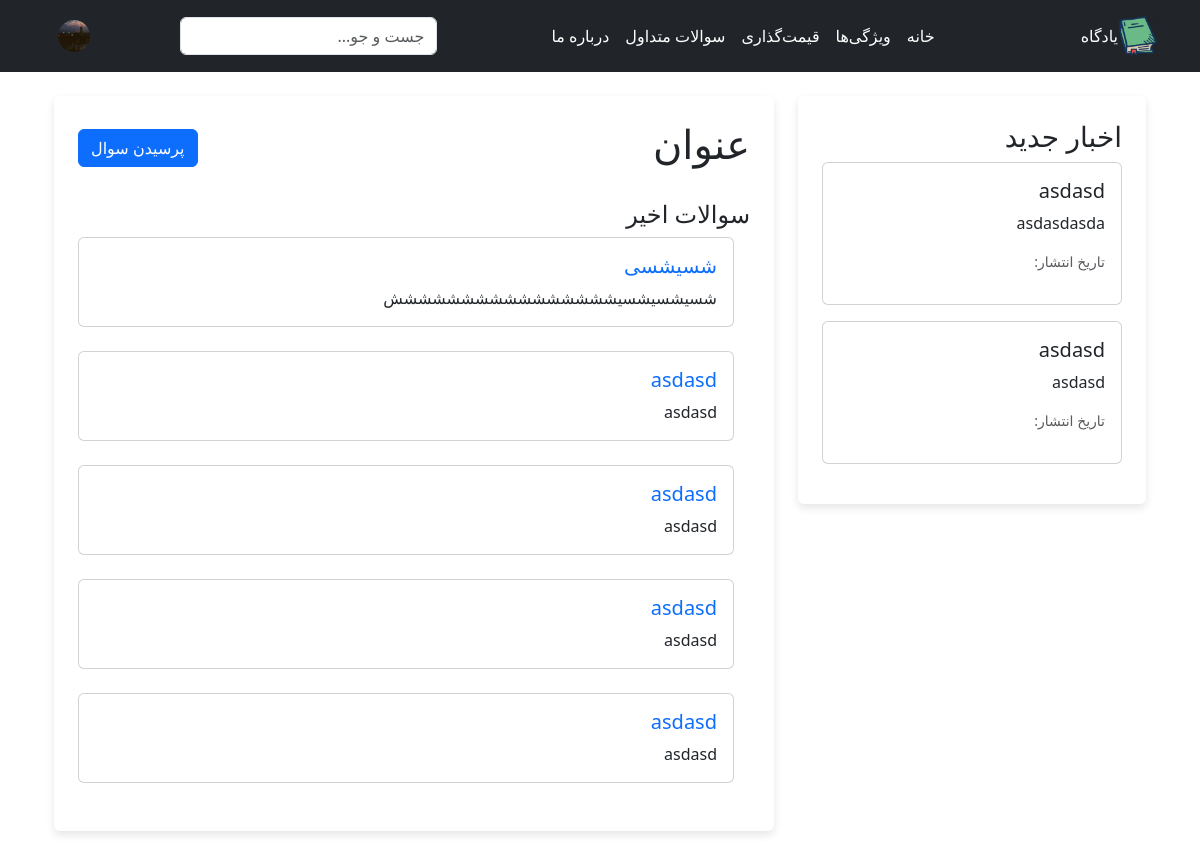
The app's page / (signed in) with its own data.
### home/models.py (models this page shows, shortened)
class UserProfile(models.Model):
    user = models.OneToOneField(User, on_delete=models.CASCADE)
    first_name = models.CharField(max_length=30, blank=True)
    last_name = models.CharField(max_length=30, blank=True)
    avatar = models.ImageField(upload_to='avatars/', blank=True, null=True)

class News(models.Model):
    title = models.CharField(max_length=200, verbose_name="News Title")
    content = models.TextField(verbose_name="Content")
    published_at = models.DateTimeField(auto_now_add=True, verbose_name="Published Date")
    is_active = models.BooleanField(default=True, verbose_name="Is Active")
    author = models.ForeignKey(User, on_delete=models.CASCADE, related_name="news", verbose_name="Author")

class Question(models.Model):
    title = models.CharField(max_length=255)
    content = models.TextField()
    created_at = models.DateTimeField(auto_now_add=True)
    user = models.ForeignKey(User, on_delete=models.CASCADE, related_name="questions")

### home/views.py (the view)
# urls.py: path("", home_view, name="index"),  # Home page
def home_view(request):
    questions = Question.objects.all().order_by('-created_at')[:5]
    news_items = News.objects.filter(is_active=True).order_by('-published_at')[:5]
    return render(request, 'index.html', {'questions': questions, 'news_items': news_items})

### home/templatetags/custom_filters.py (called while the page is built)
@register.filter
def jalali_date(value):
    if value:
        return jdatetime.date.fromgregorian(date=value).strftime("%d %B")
    return value

### home/templates/index.html (shortened to what this page needs)
{% extends 'base.html' %}
{% block content %}
{% load custom_filters %}
<div class="container my-4">
    <div class="row">
        <div class="col-md-4 mb-4">
            <div class="news-section shadow-box p-4 rounded">
                <h3>اخبار جدید</h3>
                {% if news_items %}
                    {% for news in news_items %}
                        <div class="card mb-3">
                            <div class="card-body">
                                <h5 class="card-title">{{ news.title }}</h5>
                                <p class="card-text">{{ news.content|truncatewords:20 }}</p>
                                <p class="text-muted small">تاریخ انتشار: {{ news.published_at|jalali_date }}</p>
                            </div>
                        </div>
                    {% endfor %}
                {% else %}
                    <p>هیچ خبری در حال حاضر موجود نیست.</p>
                {% endif %}
            </div>
        </div>
        <div class="col-md-8">
            <div class="main-content shadow-box p-4 rounded">
                <div class="d-flex justify-content-between align-items-center mb-4">
                    <h1>عنوان</h1>
                    {% if user.is_authenticated %}
                        <a href="{% url 'ask_question' %}" class="btn btn-primary">پرسیدن سوال</a>
                    {% else %}
                        <p>برای پرسیدن سوال، لطفاً <a href="{% url 'login' %}">وارد حساب کاربری خود شوید</a>.</p>
                    {% endif %}
                </div>
                <h4>سوالات اخیر</h4>
                <div id="recent-questions">
                    {% if questions %}
                        {% for question in questions %}
                            <div class="d-flex mb-4">
                                <div class="card flex-grow-1">
                                    <div class="card-body">
                                        <h5 class="card-title">
                                            <a href="{% url 'question_detail' question.id %}" class="text-decoration-none text-primary">{{ question.title }}</a>
                                        </h5>
                                        <p class="card-text">{{ question.content|truncatewords:20 }}</p>
                                    </div>
                                </div>
                            </div>
                        {% endfor %}
                    {% else %}
                        <p>هیچ سوالی ارسال نشده است.</p>
                    {% endif %}
                </div>
            </div>
        </div>
    </div>
</div>
{% endblock %}

### home/templates/base.html (shortened to what this page needs)
<!DOCTYPE html>
<html lang="fa">
<head>
    {% load static %}
    {% load bootstrap5 %}
    {% bootstrap_css %}
</head>
<body dir="rtl">
    <header class="p-3 bg-dark text-white">
        <div class="container">
            <div class="d-flex flex-wrap align-items-center justify-content-between">
                <a href="/" class="d-flex align-items-center mb-2 mb-lg-0 text-white text-decoration-none">
                    <img src="{% static 'favicon.ico' %}" alt="یادگاه لوگو" width="40" height="40">
                    <span class="ms-2">یادگاه</span>
                </a>
                <ul class="nav col-12 col-lg-auto mb-2 mb-lg-0 justify-content-center">
                    <li><a href="#" class="nav-link px-2 text-white">خانه</a></li>
                    <li><a href="#" class="nav-link px-2 text-white">ویژگی‌ها</a></li>
                    <li><a href="#" class="nav-link px-2 text-white">قیمت‌گذاری</a></li>
                    <li><a href="#" class="nav-link px-2 text-white">سوالات متداول</a></li>
                    <li><a href="#" class="nav-link px-2 text-white">درباره ما</a></li>
                </ul>
                <form class="col-12 col-lg-auto mb-3 mb-lg-0 me-lg-3">
                    <input type="search" class="form-control form-control-dark" placeholder="جست و جو..." aria-label="جست و جو">
                </form>
                <div class="text-end">
                    {% if user.is_authenticated %}
                        <a href="#" class="d-block link-dark text-decoration-none dropdown-toggle" id="dropdownUser1" data-bs-toggle="dropdown" aria-expanded="false">
                            {% if user.userprofile.avatar %}
                                <img src="{{ user.userprofile.avatar.url }}" alt="{{ user.username }}'s avatar" width="32" height="32" class="rounded-circle">
                            {% else %}
                                <img src="{% static 'profile_picture.jpg' %}" alt="default avatar" width="32" height="32" class="rounded-circle">
                            {% endif %}
                        </a>
                    {% else %}
                        <a href="{% url 'login' %}" class="btn btn-outline-light me-2">ورود</a>
                        <a href="{% url 'signup' %}" class="btn btn-warning">ثبت‌نام</a>
                    {% endif %}
                </div>
            </div>
        </div>
    </header>
    <div class="container my-4">
        {% block content %}
        {% endblock %}
    </div>
</body>
</html>

### home/templates/index.html (style rules this page uses)
.shadow-box { box-shadow: 0px 4px 8px rgba(0, 0, 0, 0.1); }
.rounded { border-radius: 10px; }
.news-section, .main-content { background-color: #fff; margin-bottom: 20px; }

### records on screen
News: title "asdasd", content "asdasdasda"
News: title "asdasd", content "asdasd"
Question: title "شسیشسی", content "شسیشسیشسیشششششششششششششششش"
Question: title "asdasd", content "asdasd"
Question: title "asdasd", content "asdasd"
Question: title "asdasd", content "asdasd"
Question: title "asdasd", content "asdasd"
